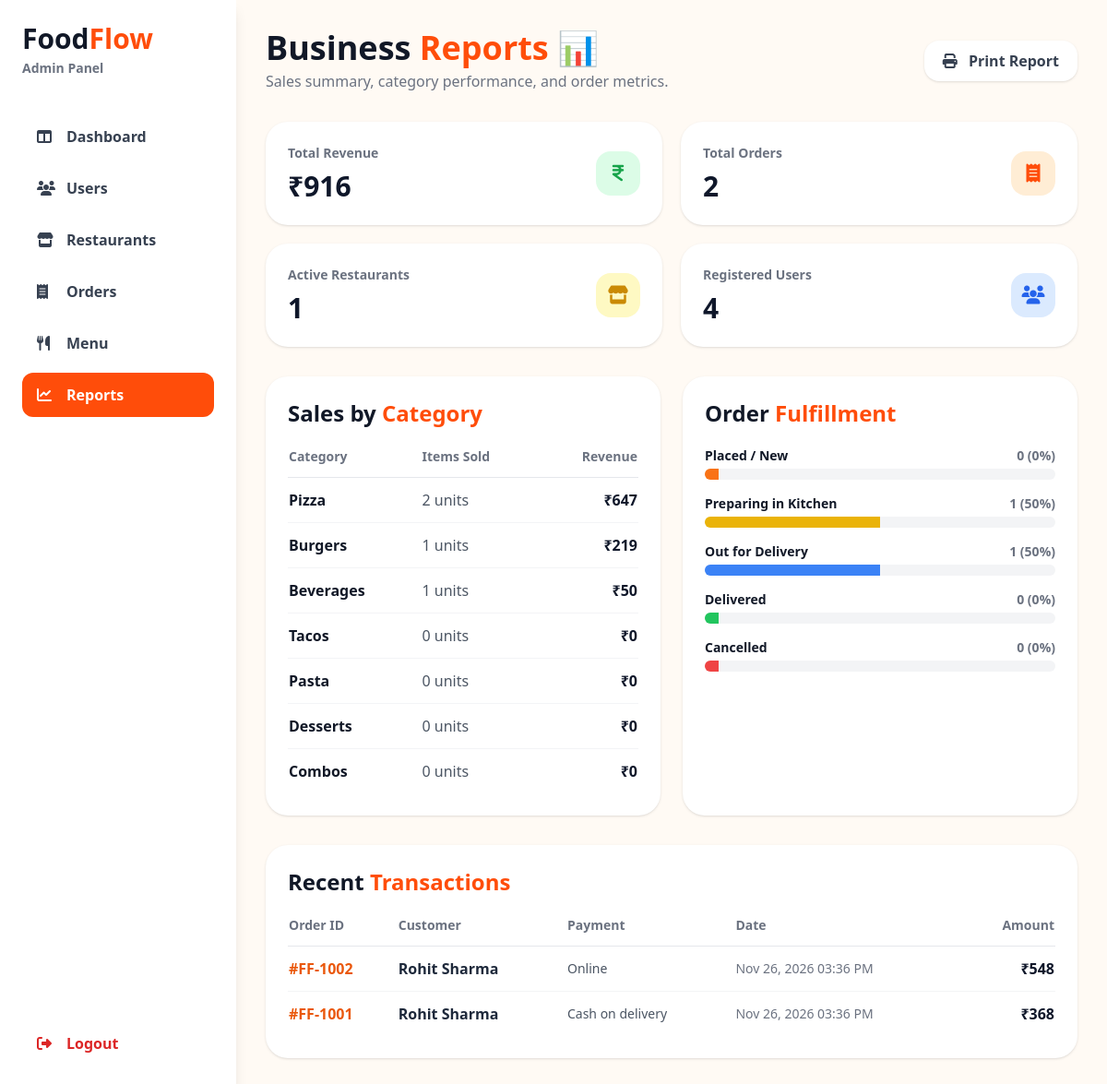
/Foodflow/Foodflow/Login/admin_reports.php (signed in), run on the app's committed database.
### tables this page shows
CREATE TABLE orders (
    id               INT AUTO_INCREMENT PRIMARY KEY,
    customer_id      INT NOT NULL,
    customer_name    VARCHAR(100) NULL,
    total            DECIMAL(10,2) NOT NULL,
    payment_method   VARCHAR(50) NOT NULL DEFAULT 'Cash on delivery',
    status           ENUM('placed','preparing','ready','out_for_delivery','delivered','cancelled','New','Preparing','Ready','Completed','Cancelled') NOT NULL DEFAULT 'placed',
    delivery_address VARCHAR(255) NOT NULL,
    notes            VARCHAR(255) NULL,
    created_at       TIMESTAMP NOT NULL DEFAULT CURRENT_TIMESTAMP,
    CONSTRAINT chk_orders_total CHECK (total >= 0),
    CONSTRAINT fk_orders_customer FOREIGN KEY (customer_id) REFERENCES users(user_id) ON DELETE RESTRICT,
    INDEX idx_orders_status (status),
    INDEX idx_orders_created (created_at)
);

### Foodflow/Foodflow/Login/admin_reports.php (the view, shortened to what this page needs)
<?php
require_once __DIR__ . '/../db.php';
$totalRevenue = 0;
$totalOrders = 0;
$totalUsers = 0;
$totalRestaurants = 0;
$categorySales = [];
$statusCounts = [];
$recentSales = [];
try {
    $totalRevenue = (float)$pdo->query("SELECT COALESCE(SUM(total), 0) FROM orders WHERE status != 'cancelled'")->fetchColumn();
    $totalOrders = (int)$pdo->query("SELECT COUNT(*) FROM orders")->fetchColumn();
    $totalUsers = (int)$pdo->query("SELECT COUNT(*) FROM users")->fetchColumn();
    $totalRestaurants = (int)$pdo->query("SELECT COUNT(*) FROM restaurants WHERE is_active = 1")->fetchColumn();
    $categorySales = $pdo->query("
        SELECT c.name AS category, COUNT(oi.id) AS items_sold, COALESCE(SUM(oi.price * oi.quantity), 0) AS revenue
        FROM categories c
        LEFT JOIN food f ON c.id = f.category_id
        LEFT JOIN order_items oi ON f.id = oi.food_id
        GROUP BY c.id, c.name
        ORDER BY revenue DESC
    ")->fetchAll(PDO::FETCH_ASSOC);
    $statusCounts = $pdo->query("
        SELECT status, COUNT(*) AS count
        FROM orders
        GROUP BY status
    ")->fetchAll(PDO::FETCH_KEY_PAIR);
    $recentSales = $pdo->query("
        SELECT o.id, o.customer_name, u.full_name, o.total, o.payment_method, o.status, o.created_at
        FROM orders o
        LEFT JOIN users u ON o.customer_id = u.user_id
        ORDER BY o.id DESC LIMIT 10
    ")->fetchAll(PDO::FETCH_ASSOC);
} catch (PDOException $e) {
    error_log("Reports error: " . $e->getMessage());
}
?>
<!DOCTYPE html>
<html lang="en">
<head>
    <script src="https://cdn.tailwindcss.com"></script>
    <link rel="stylesheet" href="https://cdnjs.cloudflare.com/ajax/libs/font-awesome/6.7.2/css/all.min.css">
</head>
<body class="m-0 min-h-screen bg-orange-50/60 text-gray-900">
<div class="flex min-h-screen">
    <aside class="hidden w-64 shrink-0 flex-col bg-white p-6 shadow-lg lg:flex">
        <h1 class="text-3xl font-bold">Food<span class="text-[#ff4d0a]">Flow</span></h1>
        <p class="mt-1 text-sm font-semibold text-gray-500">Admin Panel</p>
        <nav class="mt-10 space-y-2 font-semibold">
            <a href="admin_dashboard.php" class="flex items-center gap-3 rounded-xl px-4 py-3 text-gray-700 hover:bg-orange-50">
                <i class="fa-solid fa-table-columns w-5"></i> Dashboard
            </a>
            <a href="admin_users.php" class="flex items-center gap-3 rounded-xl px-4 py-3 text-gray-700 hover:bg-orange-50">
                <i class="fa-solid fa-users w-5"></i> Users
            </a>
            <a href="admin_restaurants.php" class="flex items-center gap-3 rounded-xl px-4 py-3 text-gray-700 hover:bg-orange-50">
                <i class="fa-solid fa-store w-5"></i> Restaurants
            </a>
            <a href="admin_orders.php" class="flex items-center gap-3 rounded-xl px-4 py-3 text-gray-700 hover:bg-orange-50">
                <i class="fa-solid fa-receipt w-5"></i> Orders
            </a>
            <a href="admin_menu.php" class="flex items-center gap-3 rounded-xl px-4 py-3 text-gray-700 hover:bg-orange-50">
                <i class="fa-solid fa-utensils w-5"></i> Menu
            </a>
            <a href="admin_reports.php" class="flex items-center gap-3 rounded-xl bg-[#ff4d0a] px-4 py-3 text-white">
                <i class="fa-solid fa-chart-line w-5"></i> Reports
            </a>
        </nav>
        <a href="../logout.php" class="mt-auto flex items-center gap-3 rounded-xl px-4 py-3 font-semibold text-red-600 hover:bg-red-50">
            <i class="fa-solid fa-right-from-bracket w-5"></i> Logout
        </a>
    </aside>
    <main class="min-w-0 flex-1 p-4 md:p-8">
        <header class="flex flex-wrap items-center justify-between gap-4">
            <div>
                <h2 class="text-3xl font-extrabold md:text-4xl">Business <span class="text-[#ff4d0a]">Reports</span> 📊</h2>
                <p class="mt-1 font-medium text-gray-500">Sales summary, category performance, and order metrics.</p>
            </div>
            <button onclick="window.print()" class="rounded-2xl bg-white px-5 py-2.5 font-bold text-gray-700 shadow hover:bg-gray-50">
                <i class="fa-solid fa-print mr-2"></i> Print Report
            </button>
        </header>
        <section class="mt-8 grid grid-cols-1 gap-5 sm:grid-cols-2 xl:grid-cols-4">
            <div class="rounded-3xl bg-white p-6 shadow">
                <div class="flex items-center justify-between">
                    <div>
                        <p class="text-sm font-bold text-gray-500">Total Revenue</p>
                        <p class="mt-2 text-3xl font-extrabold text-slate-900">₹<?= number_format($totalRevenue) ?></p>
                    </div>
                    <div class="flex h-12 w-12 items-center justify-center rounded-2xl bg-green-100 text-green-600">
                        <i class="fa-solid fa-indian-rupee-sign text-xl"></i>
                    </div>
                </div>
            </div>
            <div class="rounded-3xl bg-white p-6 shadow">
                <div class="flex items-center justify-between">
                    <div>
                        <p class="text-sm font-bold text-gray-500">Total Orders</p>
                        <p class="mt-2 text-3xl font-extrabold text-slate-900"><?= number_format($totalOrders) ?></p>
                    </div>
                    <div class="flex h-12 w-12 items-center justify-center rounded-2xl bg-orange-100 text-[#ff4d0a]">
                        <i class="fa-solid fa-receipt text-xl"></i>
                    </div>
                </div>
            </div>
            <div class="rounded-3xl bg-white p-6 shadow">
                <div class="flex items-center justify-between">
                    <div>
                        <p class="text-sm font-bold text-gray-500">Active Restaurants</p>
                        <p class="mt-2 text-3xl font-extrabold text-slate-900"><?= number_format($totalRestaurants) ?></p>
                    </div>
                    <div class="flex h-12 w-12 items-center justify-center rounded-2xl bg-yellow-100 text-yellow-600">
                        <i class="fa-solid fa-store text-xl"></i>
                    </div>
                </div>
            </div>
            <div class="rounded-3xl bg-white p-6 shadow">
                <div class="flex items-center justify-between">
                    <div>
                        <p class="text-sm font-bold text-gray-500">Registered Users</p>
                        <p class="mt-2 text-3xl font-extrabold text-slate-900"><?= number_format($totalUsers) ?></p>
                    </div>
                    <div class="flex h-12 w-12 items-center justify-center rounded-2xl bg-blue-100 text-blue-600">
                        <i class="fa-solid fa-users text-xl"></i>
                    </div>
                </div>
            </div>
        </section>
        <div class="mt-8 grid grid-cols-1 gap-6 lg:grid-cols-2">
            <section class="rounded-3xl bg-white p-6 shadow">
                <h3 class="text-2xl font-extrabold">Sales by <span class="text-[#ff4d0a]">Category</span></h3>
                <div class="mt-5 overflow-x-auto">
                    <table class="w-full text-left">
                        <thead>
                            <tr class="border-b text-sm text-gray-500">
                                <th class="pb-3">Category</th>
                                <th class="pb-3">Items Sold</th>
                                <th class="pb-3 text-right">Revenue</th>
                            </tr>
                        </thead>
                        <tbody class="divide-y divide-gray-100">
                            <?php if (empty($categorySales)): ?>
                                <tr><td colspan="3" class="py-4 text-center text-gray-400 font-semibold">No category data available</td></tr>
                            <?php else: ?>
                                <?php foreach ($categorySales as $c): ?>
                                    <tr>
                                        <td class="py-3 font-bold"><?= htmlspecialchars($c['category']) ?></td>
                                        <td class="py-3 text-gray-600"><?= (int)$c['items_sold'] ?> units</td>
                                        <td class="py-3 text-right font-extrabold text-slate-900">₹<?= number_format((float)$c['revenue']) ?></td>
                                    </tr>
                                <?php endforeach; ?>
                            <?php endif; ?>
                        </tbody>
                    </table>
                </div>
            </section>
            <section class="rounded-3xl bg-white p-6 shadow">
                <h3 class="text-2xl font-extrabold">Order <span class="text-[#ff4d0a]">Fulfillment</span></h3>
                <div class="mt-5 space-y-4">
                    <?php
                    $displayStatuses = [
                        'placed' => ['Placed / New', 'bg-orange-500'],
                        'preparing' => ['Preparing in Kitchen', 'bg-yellow-500'],
                        'out_for_delivery' => ['Out for Delivery', 'bg-blue-500'],
                        'delivered' => ['Delivered', 'bg-green-500'],
                        'cancelled' => ['Cancelled', 'bg-red-500'],
                    ];
                    foreach ($displayStatuses as $key => [$label, $color]):
                        $cnt = (int)($statusCounts[$key] ?? 0);
                        $pct = $totalOrders > 0 ? round(($cnt / $totalOrders) * 100) : 0;
                    ?>
                        <div>
                            <div class="flex justify-between text-sm font-bold">
                                <span><?= $label ?></span>
                                <span class="text-gray-500"><?= $cnt ?> (<?= $pct ?>%)</span>
                            </div>
                            <div class="mt-1 h-3 w-full rounded-full bg-gray-100 overflow-hidden">
                                <div class="h-3 <?= $color ?>" style="width: <?= max($pct, 4) ?>%"></div>
                            </div>
                        </div>
                    <?php endforeach; ?>
                </div>
            </section>
        </div>
        <section class="mt-8 rounded-3xl bg-white p-6 shadow">
            <h3 class="text-2xl font-extrabold">Recent <span class="text-[#ff4d0a]">Transactions</span></h3>
            <div class="mt-5 overflow-x-auto">
                <table class="w-full text-left">
                    <thead>
                        <tr class="border-b text-sm text-gray-500">
                            <th class="pb-3">Order ID</th>
                            <th class="pb-3">Customer</th>
                            <th class="pb-3">Payment</th>
                            <th class="pb-3">Date</th>
                            <th class="pb-3 text-right">Amount</th>
                        </tr>
                    </thead>
                    <tbody class="divide-y divide-gray-100">
                        <?php if (empty($recentSales)): ?>
                            <tr><td colspan="5" class="py-4 text-center text-gray-400 font-semibold">No transactions recorded yet</td></tr>
                        <?php else: ?>
                            <?php foreach ($recentSales as $s): ?>
                                <tr>
                                    <td class="py-3 font-bold text-orange-600">#FF-<?= (int)$s['id'] ?></td>
                                    <td class="py-3 font-semibold text-slate-800"><?= htmlspecialchars($s['customer_name'] ?: ($s['full_name'] ?: 'Customer')) ?></td>
                                    <td class="py-3 text-sm text-gray-600"><?= htmlspecialchars($s['payment_method']) ?></td>
                                    <td class="py-3 text-sm text-gray-500"><?= date('M d, Y h:i A', strtotime($s['created_at'])) ?></td>
                                    <td class="py-3 text-right font-extrabold text-slate-900">₹<?= number_format((float)$s['total']) ?></td>
                                </tr>
                            <?php endforeach; ?>
                        <?php endif; ?>
                    </tbody>
                </table>
            </div>
        </section>
    </main>
</div>
</body>
</html>

### data on the page
orders: id "1002", customer_name "Rohit Sharma", payment_method "Online", created_at "Nov 26, 2026 03:36 PM", total "548"
orders: id "1001", customer_name "Rohit Sharma", payment_method "Cash on delivery", created_at "Nov 26, 2026 03:36 PM", total "368"

### other printed values
$totalRevenue "916"
$totalOrders "2"
$totalRestaurants "1"
$totalUsers "4"
$c['category'] "Pizza"
$c['items_sold'] "2"
$c['revenue'] "647"
$c['category'] "Burgers"
$c['items_sold'] "1"
$c['revenue'] "219"
$c['category'] "Beverages"
$c['revenue'] "50"
$c['category'] "Tacos"
$c['items_sold'] "0"
$c['revenue'] "0"
